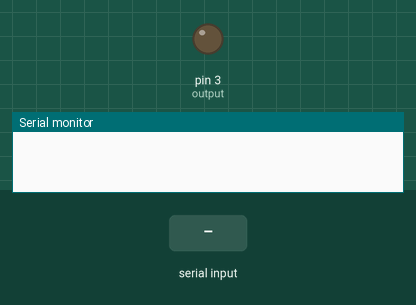
A sketch run on a simulated Arduino Uno, built with avr-gcc and run on an emulated ATmega328P. Shown: output pins drawn as LEDs (lit = HIGH), the last lines printed to the serial monitor. Inputs (shaded band) come from the test bench.

Above: at 1.2 s.
1.3 s: "H" received over Serial
At 1.9 s:
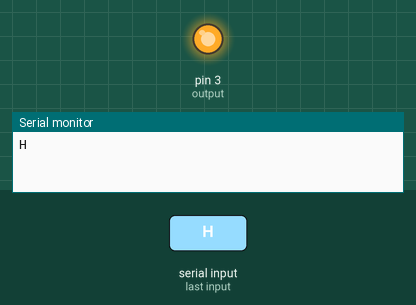
2.8 s: "L" received over Serial
At 3.1 s:
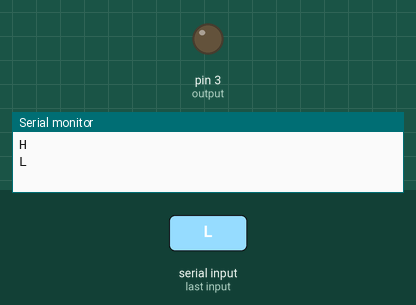
Timing chart, 0 to 5.8 s (numbered marks = the images above; inputs shaded):
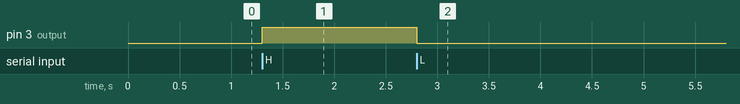

Measured:
- after the input at 1.3 s, pin 3 (output): LOW → HIGH at once
- after the input at 2.8 s, pin 3 (output): HIGH → LOW at once

The sketch:

serial_led.ino
```cpp
// (licence header left out)
/*
 * Program that reads a char incoming from serial connection and turns ON and OFF a led.
 */
int output = 3; // LED pin
String inputString = "";
char junk;

void setup() {
  Serial.begin(9600);
  pinMode(output, OUTPUT);
}

void loop() {
  if(Serial.available()){
  while(Serial.available())
    {
      char inChar = (char)Serial.read(); //read the input
      inputString += inChar;        //make a string of the characters coming on serial
    }
    Serial.println(inputString);
    while (Serial.available() > 0)
    { junk = Serial.read() ; }      // clear the serial buffer
    if(inputString == "H"){         //in case of 'H' turn the LED on
      digitalWrite(output, HIGH);
    }else if(inputString == "L"){   //in case of 'L' turn the LED off
      digitalWrite(output, LOW);
    }
    inputString = "";
  }
}
```
